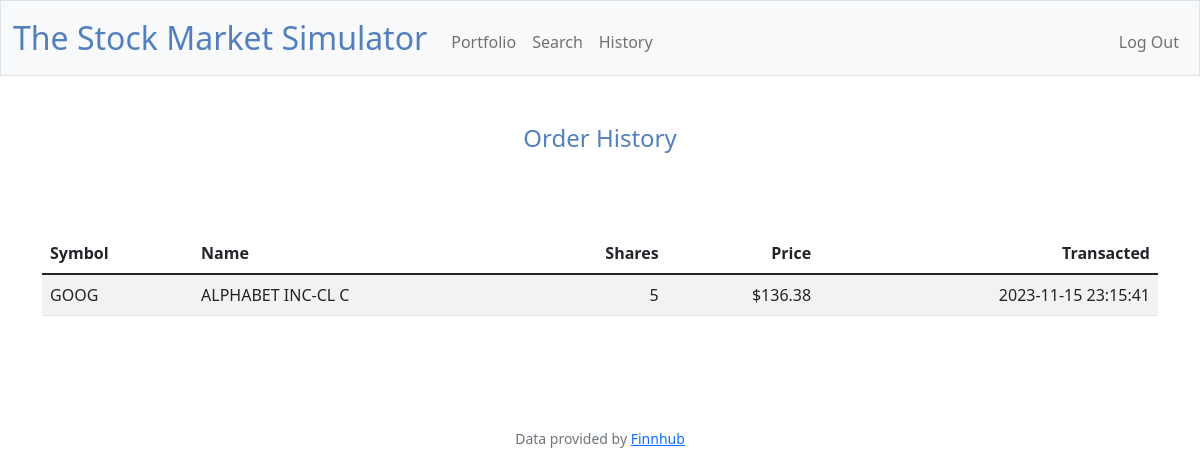
The app's page /history (signed in), older data.
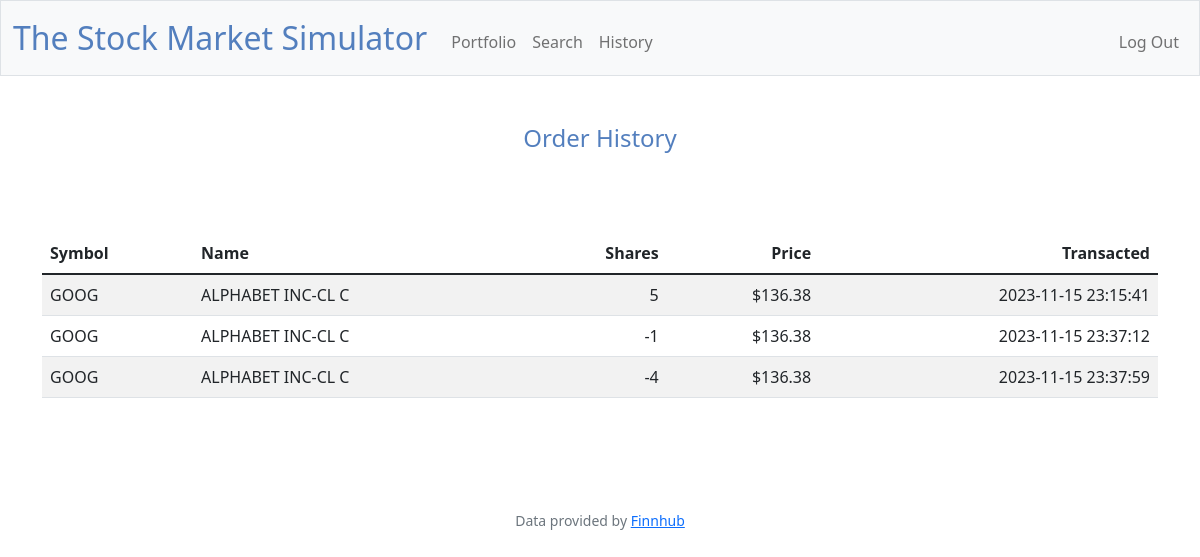
The same page, newer data.
### tables this page shows
CREATE TABLE history (user_id INTEGER NOT NULL, symbol TEXT NOT NULL, name TEXT NOT NULL, shares INTEGER NOT NULL, price NUMERIC NOT NULL, time TEXT NOT NULL, FOREIGN KEY (user_id) REFERENCES users(id));

### app.py (the view)
@app.route("/history")
@login_required
def history():
    result = db.execute("SELECT symbol, name, shares, price, time FROM users JOIN history ON user_id WHERE id = ?", session["user_id"])
    return render_template("history.html", result=result)

### app.py (called while the page is built)
@app.after_request
def after_request(response):
    response.headers["Cache-Control"] = "no-cache, no-store, must-revalidate"
    response.headers["Expires"] = 0
    response.headers["Pragma"] = "no-cache"
    return response

### helpers.py (called while the page is built)
def login_required(f):
    @wraps(f)
    def decorated_function(*args, **kwargs):
        if session.get("user_id") is None:
            return redirect("/login")
        return f(*args, **kwargs)
    return decorated_function

def usd(value):
    if value >= 0.0:
        return f"${value:,.2f}"
    else:
        return f"-${abs(value):,.2f}"

### templates/history.html (shortened to what this page needs)
{% extends "layout.html" %}
{% block main %}
    <h4 class="blue">Order History</h4>
    <br>
    {% if result %}
        <div class="container py-5 text-center">
            <table class="table table-striped">
                <thead>
                    <tr>
                        <th class="text-start">Symbol</th>
                        <th class="text-start">Name</th>
                        <th class="text-end">Shares</th>
                        <th class="text-end">Price</th>
                        <th class="text-end">Transacted</th>
                    </tr>
                </thead>
                <tbody>
                    {% for stock in result %}
                        <tr>
                            <td class="text-start align-middle">{{ stock.symbol }}</td>
                            <td class="text-start align-middle">{{ stock.name }}</td>
                            <td class="text-end align-middle">{{ stock.shares }}</td>
                            <td class="text-end align-middle">{{ stock.price | usd }}</td>
                            <td class="text-end align-middle">{{ stock.time }}</td>
                        </tr>
                    {% endfor %}
                </tbody>
            </table>
        </div>
    {% else %}
    <br>
    <p>No orders placed.</p>
    {% endif %}
{% endblock %}

### templates/layout.html (shortened to what this page needs)
<!DOCTYPE html>
<html lang="en">
    <head>
        <link href="https://cdn.jsdelivr.net/npm/bootstrap@5.1.3/dist/css/bootstrap.min.css" rel="stylesheet">
        <link href="/static/styles.css" rel="stylesheet">
    </head>
    <body>
        <nav class="bg-light border navbar navbar-expand-md navbar-light">
            <div class="container-fluid">
                <a class="navbar-brand" href="/"><span class="blue">The Stock Market Simulator</span></a>
                <div class="collapse navbar-collapse" id="navbar">
                    {% if session["user_id"] %}
                        <ul class="navbar-nav me-auto mt-2">
                            <li class="nav-item"><a class="nav-link" href="/">Portfolio</a></li>
                            <li class="nav-item"><a class="nav-link" href="/search">Search</a></li>
                            <li class="nav-item"><a class="nav-link" href="/history">History</a></li>
                        </ul>
                        <ul class="navbar-nav ms-auto mt-2">
                            <li class="nav-item"><a class="nav-link" href="/logout">Log Out</a></li>
                        </ul>
                    {% else %}
                        <ul class="navbar-nav ms-auto mt-2">
                            <li class="nav-item"><a class="nav-link" href="/register">Register</a></li>
                            <li class="nav-item"><a class="nav-link" href="/login">Log In</a></li>
                        </ul>
                    {% endif %}
                </div>
            </div>
        </nav>
        <main class="container-fluid py-5 text-center">
            {% block main %}{% endblock %}
        </main>
        <footer class="mb-5 small text-center text-muted">
            Data provided by <a href="https://finnhub.io/">Finnhub</a>
        </footer>
    </body>
</html>

### static/styles.css (style rules this page uses)
nav .navbar-brand { font-size: xx-large; }
nav .navbar-brand .blue { color: #537fbe; }
main .blue { color: #537fbe; }

Row changes from the older to the newer data that the page shows:
added history: symbol "GOOG", name "ALPHABET INC-CL C", shares "-1", price "$136.38", time "2023-11-15 23:37:12"
added history: symbol "GOOG", name "ALPHABET INC-CL C", shares "-4", price "$136.38", time "2023-11-15 23:37:59"
